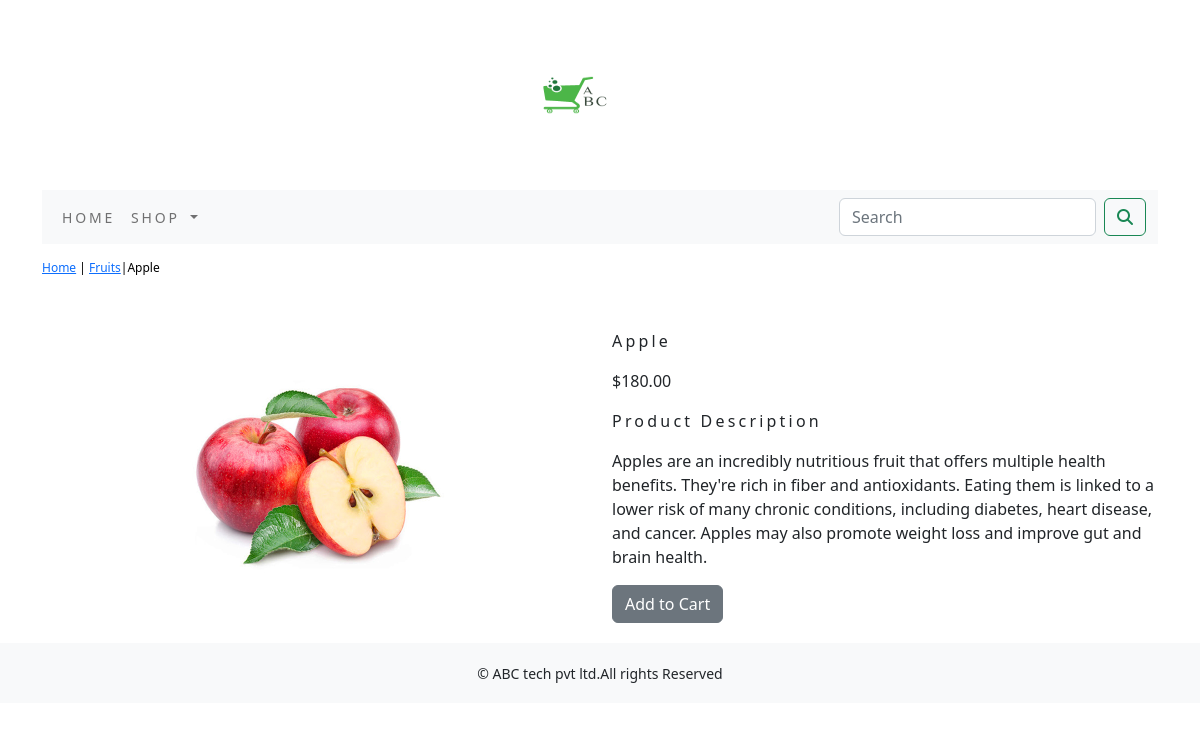
The page /shop/fruits/apple/ on the database its author committed.
### shop/models.py (models this page shows, shortened)
class Product(models.Model):
    name=models.CharField(max_length=250,unique=True)
    slug=models.SlugField(max_length=250,unique=True)
    description=models.TextField(blank=True)
    price=models.DecimalField(max_digits=10,decimal_places=2)
    category=models.ForeignKey(Category,on_delete=models.CASCADE)
    image=models.ImageField(upload_to='product',blank=True)
    stock=models.IntegerField()
    available=models.BooleanField(default=True)
    created=models.DateTimeField(auto_now_add=True)
    updated=models.DateTimeField(auto_now=True)
    class Meta:
        ordering=('name',)
        verbose_name='product'
        verbose_name_plural='products'

class Category(models.Model):
    name=models.CharField(max_length=250,unique=True)
    slug=models.SlugField(max_length=250,unique=True)
    description=models.TextField(blank=True)
    image=models.ImageField(upload_to='category',blank=True)
    class Meta:
        ordering=('name',)
        verbose_name='category'
        verbose_name_plural='categories'
    def get_url(self):
        return reverse('shop:product_by_category',args=[self.slug])
    def __str__(self):
        return '{}'.format(self.name)

### shop/views.py (the view)
# urls.py: path('<slug:c_slug>/<slug:product_slug>/', views.proDetail, name='prodCatdetail'),
def proDetail(request,c_slug,product_slug):
    try:
        product=Product.objects.get(category__slug=c_slug,slug=product_slug)
    except Exception as e:
            raise e
    return render(request,'product.html',{'product':product})

### cart/context_processors.py (called while the page is built)
def counter(request):
    item_count=0
    if 'admin' in request.path:
        return {}
    else:
        try:
            cart=Cart.objects.filter(cart_id=_cart_id(request))
            cart_items=CartItem.objects.all().filter(cart=cart[:1])
            for cart_item in cart_items:
                item_count += cart_item.quantity
        except Cart.DoesNotExist:
            item_count =0
    return dict(item_count=item_count)

### cart/views.py (called while the page is built)
def _cart_id(request):
    cart=request.session.session_key
    if not cart:
        cart=request.session.create()
    return cart

### shop/context_processors.py (called while the page is built)
def menu_links(request):
    links=Category.objects.all()
    return dict(links=links)

### template/product.html (shortened to what this page needs)
{% extends 'base.html' %}
{% load static %}
{% block content %}
<div class="row my_prod_row_class">
    <div class="mx_auto">
        <p> <a href="{% url 'shop:allProdCat' %}">Home</a> | <a href ="{{product.category.get_url}}" >{{product.category}}</a>|{{product.name}} </p>
    </div>
<div class="container">
<br>
<div class="row">
    <div class="col-12 col-sm-12 col-md-12 col-lg-6 text-center">
        <div style="min-width:18rem;">
            <img src="{{product.image.url}}" alt="{{product.name}}" width="300px;" height="300px;">
        </div>
    </div>
      <div class="col-12 col-sm-12 col-md-12 col-lg-6">
          <div>
          <h1 class="my_prod_title">{{product.name}}</h1>
          <p>${{product.price}}</p>
          <p class="my_title"> Product Description</p>
          <p class="text-justify my_prod_text">{{product.description}}</p>
          {% if product.stock <= 0 %}
          <p class="text-justify my_prod_text"><b>Out of stock</b></p>
          {% else %}
          <a class="btn btn-secondary" href="{% url 'cart:add_cart' product.id %}">Add to Cart</a>
          {% endif %}
      </div>
 </div>
</div>
</div>
</div>
{% endblock %}

### static/css/custom.css (style rules this page uses)
body { font-family: 'Roboto', sans-serif; }
.my_title { font-size:16px; text_transform:uppercase; letter-spacing:.2em; }
.my_prod_row_class { padding-top:15px; padding-bottom:20px; }
.my_prod_row_class .mx_auto { color:#000; font-size:12px; text-decoration:none; }
.my_prod_title { font-size:16px; text_transform:uppercase; letter-spacing:.2em; padding-top:15px; padding-bottom:10px; }
.my_prod_title { padding-right:20px; }

### rows shown on the page
Product: category "Fruits", name "Apple", image (picture), price "180.00", description "Apples are an incredibly nutritious fruit that offers multiple health benefits. They're rich in fiber and antioxidants. Eating them is linked to a lower risk of many chronic conditions, including diabetes, heart disease, and cancer. Apples may also promote weight loss and improve gut and brain health."
